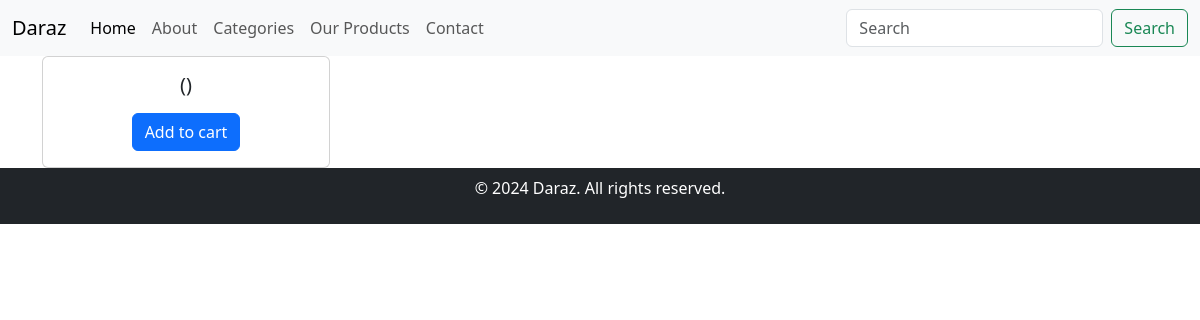
Page /product/product-detail/6/ on the earlier database version.
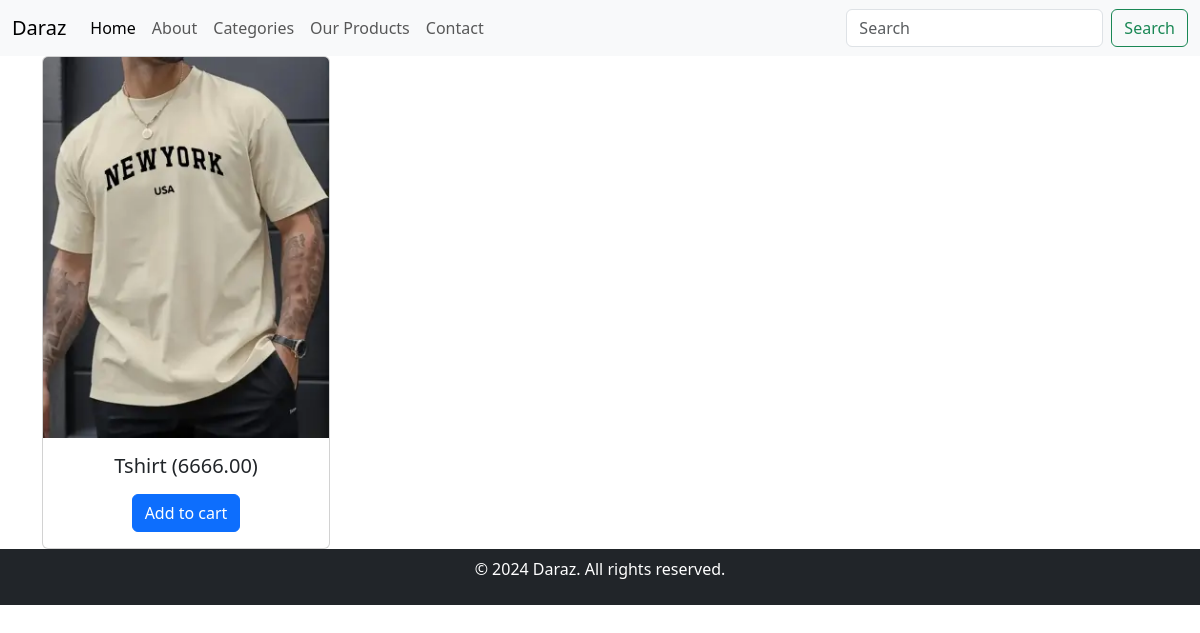
Same page on the later database version.
### Product/models.py (models this page shows, shortened)
class Product(models.Model):
    name =  models.CharField(max_length=255)
    price = models.DecimalField(max_digits=10, decimal_places=2,null=True,blank=True)
    description = models.TextField()
    categories =  models.ForeignKey(Categories,on_delete=models.CASCADE,default=1)
    image = models.ImageField(upload_to="products/images",default=1)

### Product/views.py (the view)
# urls.py: path('product/product-detail/<str:id>/',views.ProductDetail,name='productdetail'),
def ProductDetail(request,id):
    single_product =Product.objects.filter(id=id).first()
    data={
        'product':single_product,
    }
    return render(request,"single_product.html",data)

### templates/single_product.html (shortened to what this page needs)
{% extends 'master.html' %}
{% load static %}
{% block contents %}
<div class="container text-center">
    <div class="row">
            <div class="col">
                <div class="card" style="width: 18rem;">
                    <img src="{{ product.image.url }}" class="card-img-top" alt="{{ product.name }}">
                    <div class="card-body">
                        <h5 class="card-title">{{product.name}} ({{product.price}})</h5>
                        <a href="#" class="btn btn-primary">Add to cart</a>
                    </div>
                </div>
            </div>
    </div>
</div>
{%  endblock %}

Differences in the rows shown:
added Product: image (picture), name "Tshirt", price "6666.00"
